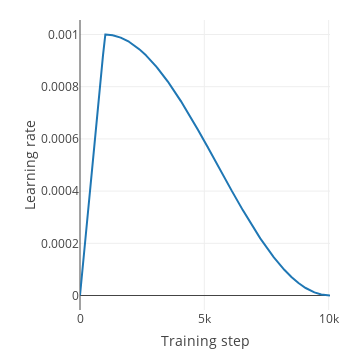

Write notebook code for a chart like this one.
### Code cell
cosine_decay = tf.train.cosine_decay_restarts
lr_func = fw.train.one_cycle_lr(LEARNING_RATE, total_steps, warmup_steps, cosine_decay)
fw.plt.plot_lr_func(lr_func, total_steps)

### Figure 1 — Plotly figure (JSON) as saved in the notebook; plotly's stock layout.template omitted (floating-point values rounded to 4 significant figures; data arrays with more than 128 entries replaced by an {"elided": "..."} marker saying what was removed)
{"data": [{"y": {"elided": "10056 float values"}, "type": "scatter", "uid": "148d91c2-1994-4607-ae65-21666e4f9ec3"}], "layout": {"autosize": false, "yaxis": {"title": {"text": "Learning rate"}}, "height": 350, "width": 350, "xaxis": {"title": {"text": "Training step"}}, "margin": {"r": 20, "b": 40, "l": 80, "t": 20}}}
